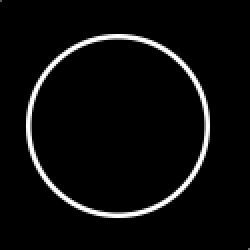
#> input picture special_symbol/big_circle.png, 125 x 125 px (shown 2 times larger)
$ python -i ocrodeg.py   (imports and definitions only)
#> lines starting #> are read from the running program, lines starting #| are printed output that depends on the picture
#> further down, picture is the input picture: shape (125, 125); min 0, max 255, mean 11.6
# -*- encoding: utf-8 -*-
__author__ = 'NVIDIA-ocrodeg'

import os
import sys

import random
import warnings

import numpy as np
import pylab
import scipy.ndimage as ndi
from PIL import Image
from PIL.ImageShow import show
from tqdm import tqdm


def autoinvert(image, seal=False):
    assert np.amin(image) >= 0
    assert np.amax(image) <= 1
    if np.sum(image > 0.9) > np.sum(image < 0.1) or seal:
        return 1 - image
    else:
        return image


# [84 lines left out: functions zerooneimshow, random_transform, transform_image, bounded_gaussian_noise, distort_with_noise, noise_distort1d and 2 more, not called in this run]


#
# multiscale noise
#

def make_noise_at_scale(shape, scale):
    h, w = shape
    h0, w0 = int(h / scale + 1), int(w / scale + 1)
    data = pylab.rand(h0, w0)
    with warnings.catch_warnings():
        warnings.simplefilter("ignore")
        result = ndi.zoom(data, scale)
    return result[:h, :w]


def make_multiscale_noise(shape, scales, weights=None, limits=(0.0, 1.0)):
    if weights is None:
        weights = [1.0] * len(scales)
    result = make_noise_at_scale(shape, scales[0]) * weights[0]
    for s, w in zip(scales, weights):
        result += make_noise_at_scale(shape, s) * w
    lo, hi = limits
    result -= np.amin(result)
    result /= np.amax(result)
    result *= (hi - lo)
    result += lo
    return result


def make_multiscale_noise_uniform(shape, srange=(1.0, 100.0), nscales=4, limits=(0.0, 1.0)):
    lo, hi = np.log10(srange[0]), np.log10(srange[1])
    scales = np.random.uniform(size=nscales)
    scales = np.add.accumulate(scales)
    scales -= np.amin(scales)
    scales /= np.amax(scales)
    scales *= hi - lo
    scales += lo
    scales = 10 ** scales
    weights = 2.0 * np.random.uniform(size=nscales)
    return make_multiscale_noise(shape, scales, weights=weights, limits=limits)


#
# random blobs
#

def random_blobs(shape, blobdensity, size, roughness=2.0):
#> called with shape = (125, 125), blobdensity = 0.0001, size = 10, roughness = 2
    from random import randint
    from builtins import range  # python2 compatible
    h, w = shape
    numblobs = int(blobdensity * w * h)
    mask = np.zeros((h, w), 'i')
    for i in range(numblobs):
        mask[randint(0, h - 1), randint(0, w - 1)] = 1
    dt = ndi.distance_transform_edt(1 - mask)
    mask = np.array(dt < size, 'f')
    mask = ndi.gaussian_filter(mask, size / (2 * roughness))
    mask -= np.amin(mask)
    mask /= np.amax(mask)
    noise = pylab.rand(h, w)
    noise = ndi.gaussian_filter(noise, size / (2 * roughness))
    noise -= np.amin(noise)
    noise /= np.amax(noise)
    return np.array(mask * noise > 0.5, 'f')


def random_blotches(image, fgblobs, bgblobs, fgscale=10, bgscale=10):
    fg = random_blobs(image.shape, fgblobs, fgscale)
    bg = random_blobs(image.shape, bgblobs, bgscale)
    return np.minimum(np.maximum(image, fg), 1 - bg)


#
# random fibers
#

# [29 lines left out: functions make_fiber, make_fibrous_image, not called in this run]


#
# print-like degradation with multiscale noise
#

def printlike_multiscale(image, blur=0.5, blotches=5e-5, paper_range=(0.8, 1.0), ink_range=(0.0, 0.2), seal=False):
    selector = autoinvert(image, seal)
    # selector = random_blotches(selector, 3 * blotches, blotches)
    selector = random_blotches(selector, 2 * blotches, blotches)
    paper = make_multiscale_noise_uniform(image.shape, limits=paper_range)
    ink = make_multiscale_noise_uniform(image.shape, limits=ink_range)
    blurred = ndi.gaussian_filter(selector, blur)
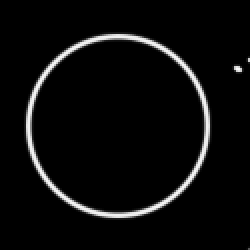
#> blurred: shape (125, 125) float64 (shown 2 times larger); min 0, max 0.988, mean 0.0462
    printed = blurred * ink + (1 - blurred) * paper
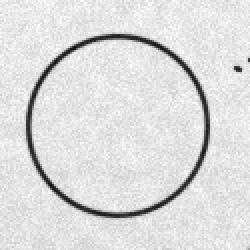
#> printed: shape (125, 125) float64 (shown 2 times larger); min 0.0665, max 1, mean 0.864
    return printed


# [20 lines left out: functions printlike_fibrous, test, not called in this run]


def ocrodeg_augment(img, seal=False, noise_type='normal'):
    img = np.array(img)
    # 50% use distort, 50% use raw
    flag = 0
    if random.random() < 0.5:
        img = distort_with_noise(
            img,
            deltas=bounded_gaussian_noise(
                shape=img.shape,
                sigma=random.uniform(12.0, 20.0),
                maxdelta=random.uniform(3.0, 5.0)
            )
        )
        flag += 1

    img = img / 255

    # show(Image.fromarray((img * 255).astype(np.uint8)))

    # 50% use binary blur, 50% use raw
    if random.random() < 0.5:
        img = binary_blur(
            img,
            sigma=random.uniform(0.5, 0.7),
            noise=random.uniform(0.05, 0.1)
        )
        flag += 1

    img = np.clip(img, 0.0, 1.0)

    # raw - 50% use multiscale, 50% use fibrous, 0% use raw
    # flag=1 - 35% use multiscale, 35% use fibrous, 30% use raw
    # flag=2 - 20% use multiscale, 20% use fibrous, 60% use raw

    # show(Image.fromarray((img * 255).astype(np.uint8)))

    if noise_type == 'normal':
        rnd = random.random()
        if rnd < 0.5 - flag * 0.15:
            img = printlike_multiscale(img, blur=0.5, seal=seal)
        elif rnd < 1 - flag * 0.15:
            img = printlike_fibrous(img, seal=seal)

    img = (img * 255).astype(np.uint8)
    img = Image.fromarray(img)
    # show(img)
    return img


# [4 lines not run here, left out]

>>> import cv2
>>> picture = cv2.imread('special_symbol/big_circle.png', cv2.IMREAD_GRAYSCALE)
>>> result = ocrodeg_augment(picture)
